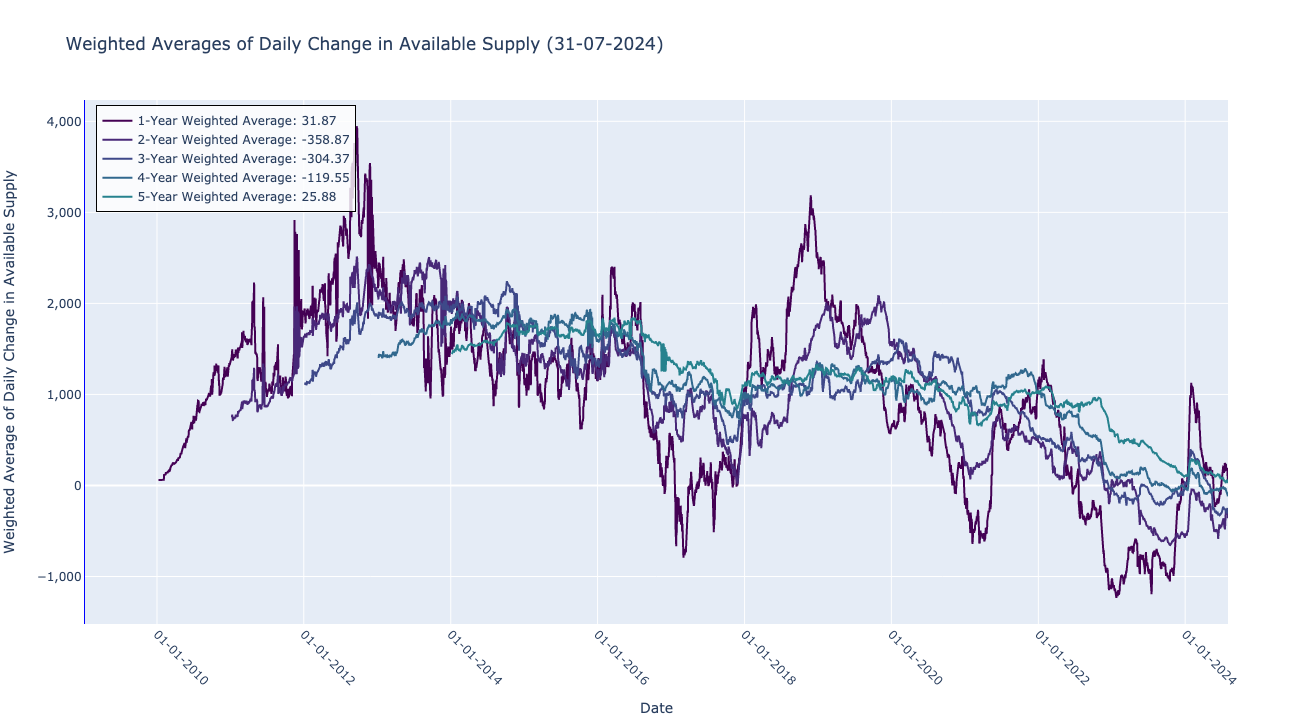

Write the Python code that produced this figure.
import pandas as pd
import plotly.graph_objects as go
import plotly.express as px

# Laad de nieuwe data
available_supply_data = pd.read_csv('available_supply_2024.csv')

# Zorg ervoor dat de 'date' kolom wordt herkend als een datetime object
available_supply_data['date'] = pd.to_datetime(available_supply_data['date'])

# Bereken de dagelijkse verandering in de available supply
available_supply_data['daily_change'] = available_supply_data['available_supply'].diff()

# Bereken het gewogen gemiddelde voor 1, 2, 3, 4, 5 jaar op basis van de dagelijkse verandering
available_supply_data.set_index('date', inplace=True)
weighted_1yr = available_supply_data['daily_change'].rolling(window=365, min_periods=365).mean()
weighted_2yr = available_supply_data['daily_change'].rolling(window=730, min_periods=730).mean()
weighted_3yr = available_supply_data['daily_change'].rolling(window=1095, min_periods=1095).mean()
weighted_4yr = available_supply_data['daily_change'].rolling(window=1460, min_periods=1460).mean()
weighted_5yr = available_supply_data['daily_change'].rolling(window=1825, min_periods=1825).mean()

# Zet de index terug naar een kolom
available_supply_data.reset_index(inplace=True)

# Voeg de gewogen gemiddelden toe aan de dataframe
available_supply_data['weighted_1yr'] = weighted_1yr.values
available_supply_data['weighted_2yr'] = weighted_2yr.values
available_supply_data['weighted_3yr'] = weighted_3yr.values
available_supply_data['weighted_4yr'] = weighted_4yr.values
available_supply_data['weighted_5yr'] = weighted_5yr.values

# Haal de laatste waardes op voor de titel (een dag terug)
latest_date = available_supply_data['date'].iloc[-2].strftime('%d-%m-%Y')
latest_1yr = available_supply_data['weighted_1yr'].iloc[-2]
latest_2yr = available_supply_data['weighted_2yr'].iloc[-2]
latest_3yr = available_supply_data['weighted_3yr'].iloc[-2]
latest_4yr = available_supply_data['weighted_4yr'].iloc[-2]
latest_5yr = available_supply_data['weighted_5yr'].iloc[-2]


# Creëer de interactieve grafiek met Plotly
fig = go.Figure()

# Viridis kleuren
colors = px.colors.sequential.Viridis

# Voeg het gewogen gemiddelde van 1 jaar toe
fig.add_trace(go.Scatter(
    x=available_supply_data['date'],
    y=available_supply_data['weighted_1yr'],
    mode='lines',
    name=f'1-Year Weighted Average: {latest_1yr:.2f}',
    line=dict(color=colors[0])
))

# Voeg het gewogen gemiddelde van 2 jaar toe
fig.add_trace(go.Scatter(
    x=available_supply_data['date'],
    y=available_supply_data['weighted_2yr'],
    mode='lines',
    name=f'2-Year Weighted Average: {latest_2yr:.2f}',
    line=dict(color=colors[1])
))

# Voeg het gewogen gemiddelde van 3 jaar toe
fig.add_trace(go.Scatter(
    x=available_supply_data['date'],
    y=available_supply_data['weighted_3yr'],
    mode='lines',
    name=f'3-Year Weighted Average: {latest_3yr:.2f}',
    line=dict(color=colors[2])
))

# Voeg het gewogen gemiddelde van 4 jaar toe
fig.add_trace(go.Scatter(
    x=available_supply_data['date'],
    y=available_supply_data['weighted_4yr'],
    mode='lines',
    name=f'4-Year Weighted Average: {latest_4yr:.2f}',
    line=dict(color=colors[3])
))

# Voeg het gewogen gemiddelde van 5 jaar toe
fig.add_trace(go.Scatter(
    x=available_supply_data['date'],
    y=available_supply_data['weighted_5yr'],
    mode='lines',
    name=f'5-Year Weighted Average: {latest_5yr:.2f}',
    line=dict(color=colors[4])
))


# Werk de layout bij met lineaire y-as en nieuwe titel
fig.update_layout(
    title=f'Weighted Averages of Daily Change in Available Supply\n({latest_date})',
    xaxis_title='Date',
    yaxis_title='Weighted Average of Daily Change in Available Supply',
    yaxis=dict(
        showgrid=True,
        tickformat=',.0f',
        linecolor='blue'
    ),
    xaxis=dict(
        tickformat='%d-%m-%Y',
        tickangle=45
    ),
    legend=dict(
        x=0.01,  # Legenda meer naar links
        y=0.99,  # Legenda meer omhoog
        bgcolor='rgba(255, 255, 255, 0.8)',
        bordercolor='Black',
        borderwidth=1
    )
)

# Exporteer de plot naar een standalone HTML-bestand
fig.write_html('gewogen gemiddelden 1 tm 5 jaar.html')

# Exporteer de plot ook naar een PNG-bestand met de gewenste afmetingen en DPI
fig.write_image('/Users/kimgrifhorst/Desktop/final charts 2024/repository/Now_I_Know/MVRV_Z_Realized_Price.png',
                width=1308, height=725, scale=1)
